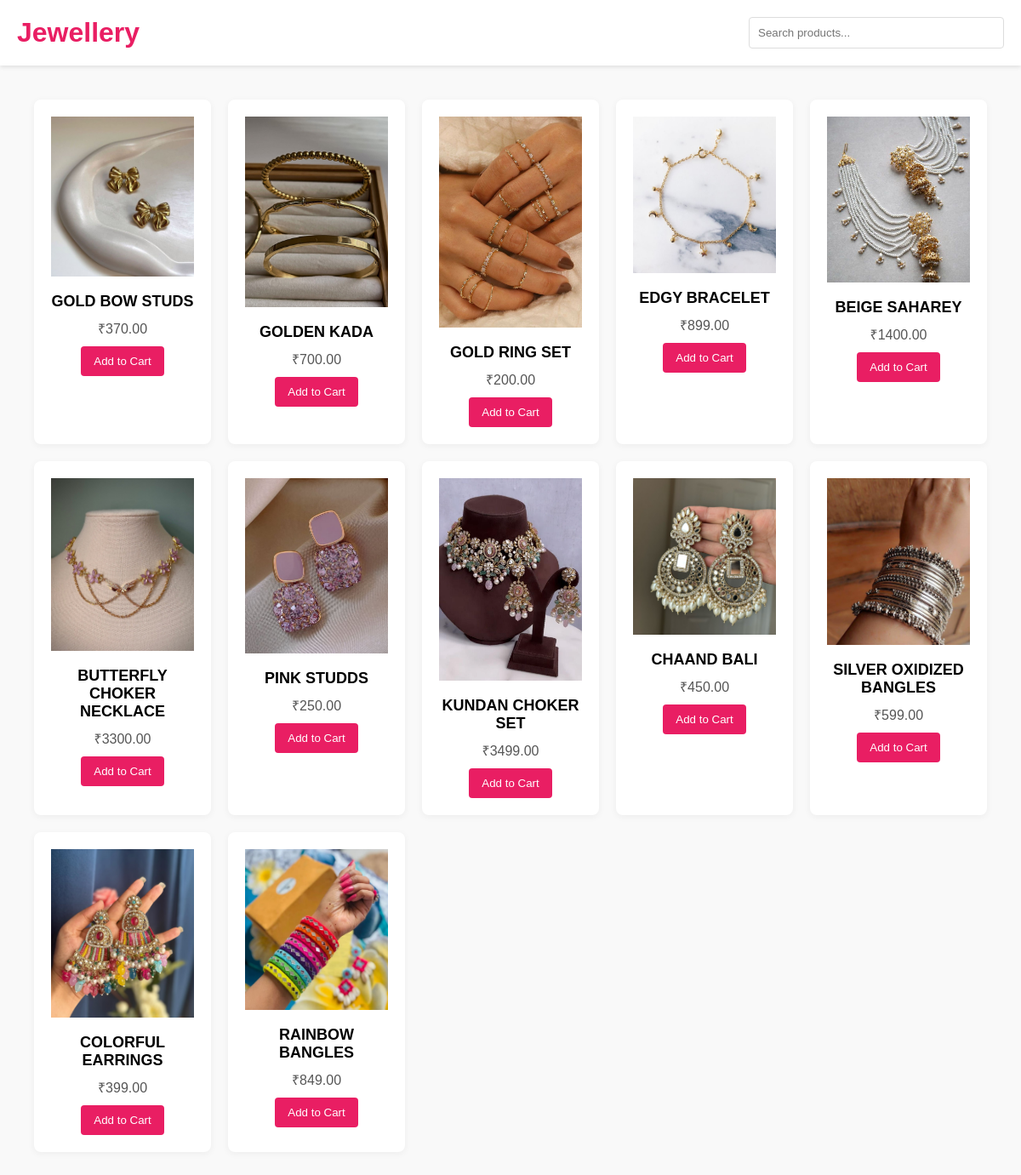
The app's page /jwel/ with its own data.
### core/models.py (models this page shows, shortened)
class Product(models.Model):
    name = models.CharField(max_length=100)
    original_price = models.DecimalField(max_digits=10, decimal_places=2)
    discounted_price = models.DecimalField(max_digits=10, decimal_places=2)
    image = models.ImageField(upload_to='products/', null=True, blank=True)  # Add this field for images
    description = models.TextField(null=True, blank=True)  # Optional description field

### core/views.py (the view)
# urls.py: path('jwel/',jwel,name='jwel'),
def jwel(request):
    products = Product.objects.all()# Assuming you have a category field
    return render(request, 'jewellery.html', {'products': products})

### core/templates/jewellery.html (shortened to what this page needs)
{% load static %}
<!DOCTYPE html>
<html lang="en">
<head>
  <link rel="stylesheet" href="{% static 'css/jewellery.css' %}" />
</head>
<body>
  <header>
    <h1>Jewellery</h1>
    <input type="text" placeholder="Search products..." />
  </header>
  <section class="product-grid">
    {% for product in products %}
      <div class="product-card">
        <img src="{{ product.image.url }}" alt="{{ product.name }}">
        <h3>{{ product.name }}</h3>
        <p>₹{{ product.discounted_price }}</p>
        <a href="{% url 'add_to_cart' product.id %}">
          <button>Add to Cart</button>
        </a>
      </div>
    {% endfor %}
  </section>
</body>
</html>

### core/static/css/jewellery.css (style rules this page uses)
* { margin: 0; padding: 0; box-sizing: border-box; }
body { font-family: Arial, sans-serif; background: #f9f9f9; }
header { background-color: #fff; padding: 20px; box-shadow: 0 2px 5px rgba(0,0,0,0.1); display: flex; justify-content: space-between; align-items: center; }
header h1 { color: #e91e63; }
header input { padding: 10px; width: 300px; border: 1px solid #ddd; border-radius: 4px; }
.product-grid { display: grid; grid-template-columns: repeat(auto-fill, minmax(200px, 1fr)); gap: 20px; padding: 40px; }
.product-card { background-color: #fff; border-radius: 8px; overflow: hidden; box-shadow: 0 2px 8px rgba(0,0,0,0.05); text-align: center; padding: 20px; }
.product-card img { width: 100%; height: auto; }
.product-card h3 { margin: 15px 0 10px; font-size: 18px; }
.product-card p { font-size: 16px; color: #555; }
.product-card button { margin-top: 10px; padding: 10px 15px; background-color: #e91e63; color: white; border: none; border-radius: 4px; cursor: pointer; }

### records on screen
Product: image (picture), name "GOLD BOW STUDS", discounted_price "370.00"
Product: image (picture), name "GOLDEN KADA", discounted_price "700.00"
Product: image (picture), name "GOLD RING SET", discounted_price "200.00"
Product: image (picture), name "EDGY BRACELET", discounted_price "899.00"
Product: image (picture), name "BEIGE SAHAREY", discounted_price "1400.00"
Product: image (picture), name "BUTTERFLY CHOKER NECKLACE", discounted_price "3300.00"
Product: image (picture), name "PINK STUDDS", discounted_price "250.00"
Product: image (picture), name "KUNDAN CHOKER SET", discounted_price "3499.00"
Product: image (picture), name "CHAAND BALI", discounted_price "450.00"
Product: image (picture), name "SILVER OXIDIZED BANGLES", discounted_price "599.00"
Product: image (picture), name "COLORFUL EARRINGS", discounted_price "399.00"
Product: image (picture), name "RAINBOW BANGLES", discounted_price "849.00"
